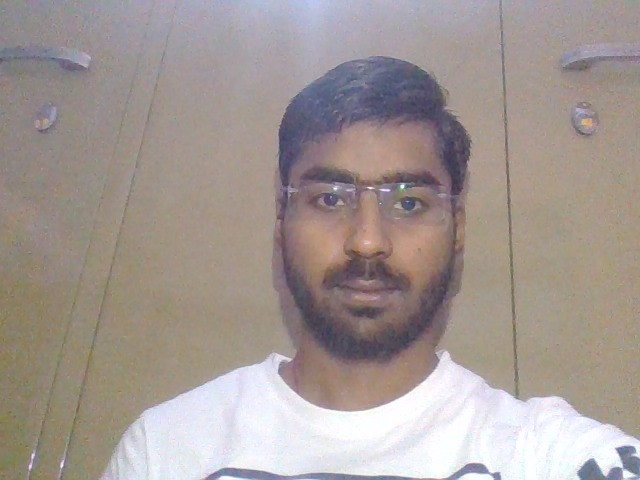
#> input picture Automatic Attendance system/training-data/s1/1.jpg, 640 x 480 px; its folder holds only this picture in this run
$ python facemaster.py
#> lines starting #> are read from the running program, lines starting #| are printed output that depends on the picture; after the words box and inside, x2 and y2 are one past the last pixel; in counts of white or black regions, pixels touching at a corner belong together
### Automatic Attendance system/face_detect.py
import cv2
import sys
imagePath = "test-data/test.png"

def face_detect(imagePath):
#> called with imagePath = 'training-data/s1/1.jpg'
	cascPath = "opencv-files/haarcascade_frontalface_alt.xml"
	faceCascade = cv2.CascadeClassifier(cascPath)
	image = cv2.imread(imagePath)
#> image is the input picture: shape (480, 640, 3); mean B, G, R 148.5, 152.6, 163.1
	gray = cv2.cvtColor(image, cv2.COLOR_BGR2GRAY)
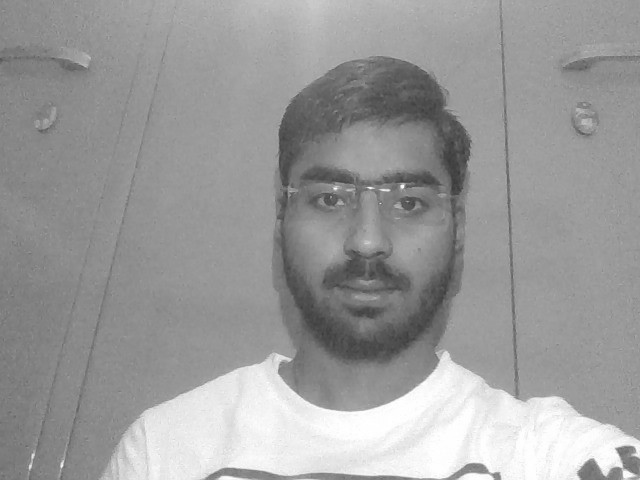
#> gray: shape (480, 640); min 57, max 255, mean 155.3
	grays = []
	faces = faceCascade.detectMultiScale(
		gray,
		scaleFactor=1.1,
		minNeighbors=5,
		minSize=(30, 30)
	)
#> faces = [[253, 112, 230, 230]]

	for (x, y, w, h) in faces:
		cv2.rectangle(image, (x, y), (x+w, y+h), (0, 255, 0), 2)
#> this loop made 1 pass
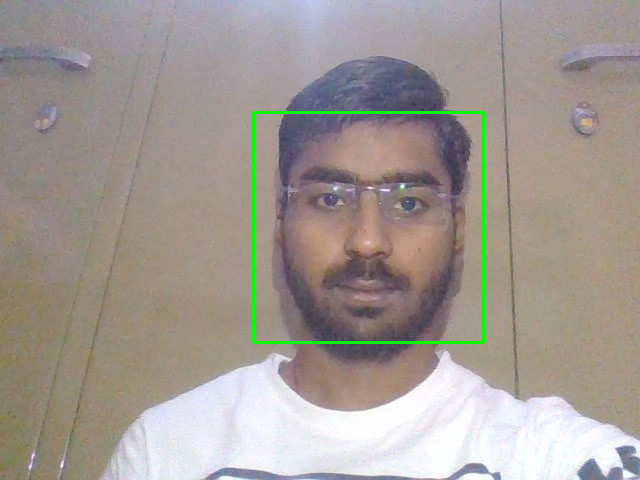
#> image: shape (480, 640, 3); 0.9% of pixels changed, all inside (x1, y1, x2, y2) = (252, 111, 485, 344)

	cv2.imshow("Faces found", image)
	cv2.waitKey(0)
	for i in range(0, len(faces)):
		(x, y, w, h) = faces[i]
		grays.append(gray[y:y+w, x:x+h])
#> after the loop, grays = 1 item
	print("------------------------------------------------------------")
	print("Reading Image -\-")
	print("Detecting Face -\-")
	print("Face Detection Sucess - Confidence: 100% - Method: HaarCascade")
	print(grays)
#> (printed output is left out)
	print("------------------------------------------------------------")
	return grays, faces, len(faces)

### Automatic Attendance system/prepare_training_data.py
import cv2, os, sys
import numpy as np
import face_detect as face_detect

def prepare_training_data(data_folder_path):
    dirs = os.listdir(data_folder_path)
    faces = []
    labels = []
    for dir_name in dirs:
        if not dir_name.startswith("s"):
            continue
        label = int(dir_name.replace("s", ""))
        subject_dir_path = data_folder_path + "/" + dir_name
        subject_images_names = os.listdir(subject_dir_path)
        for image_name in subject_images_names:
            if image_name.startswith("."):
                continue
            image_path = subject_dir_path + "/" + image_name
            face, rect, length = face_detect.face_detect(image_path)
#> face = 1 item; rect = [[253, 112, 230, 230]]; length = 1
            if face is not None:
                faces.append(face[0])
                labels.append(label)
#> pass 2 of the loop in prepare_training_data, `for dir_name in dirs:`:
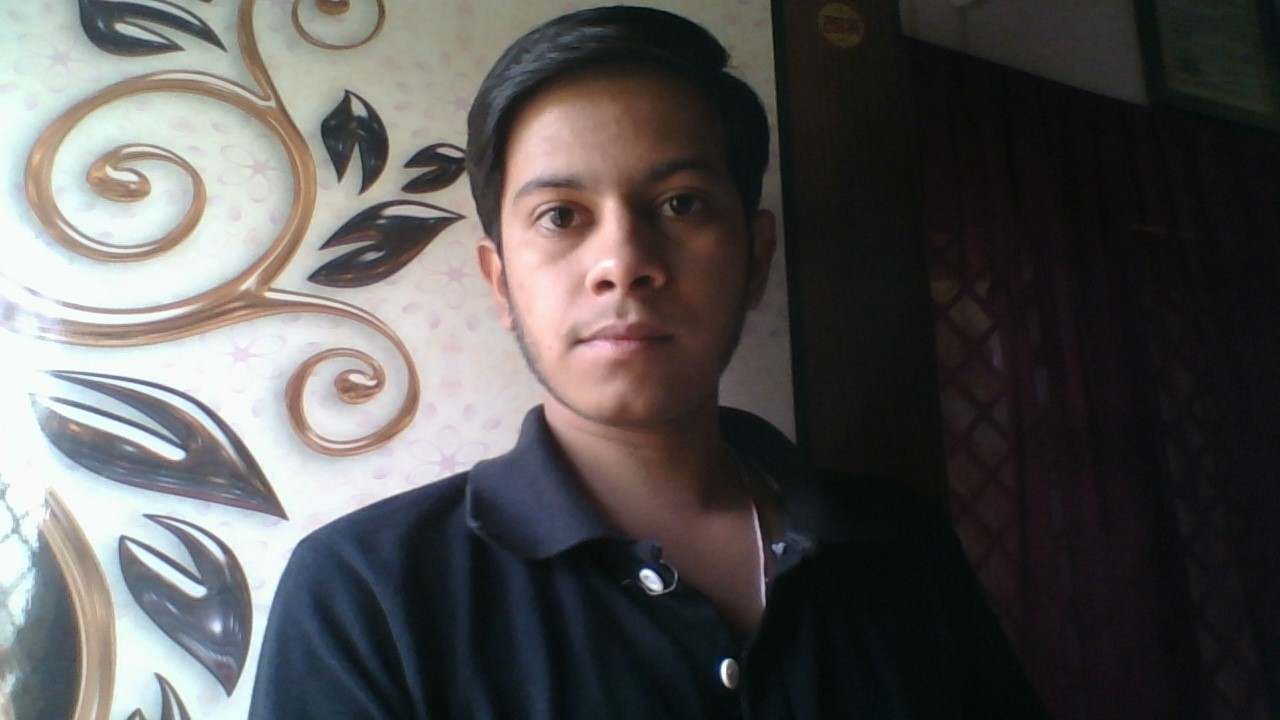
#> input picture Automatic Attendance system/training-data/s2/1.jpg, 1280 x 720 px
#> in face_detect, image is the input picture: shape (720, 1280, 3); mean B, G, R 85.4, 86.1, 87.9
#> in face_detect (call 2), `gray = cv2.cvtColor(image, cv2.COLOR_BGR2GRAY)`:
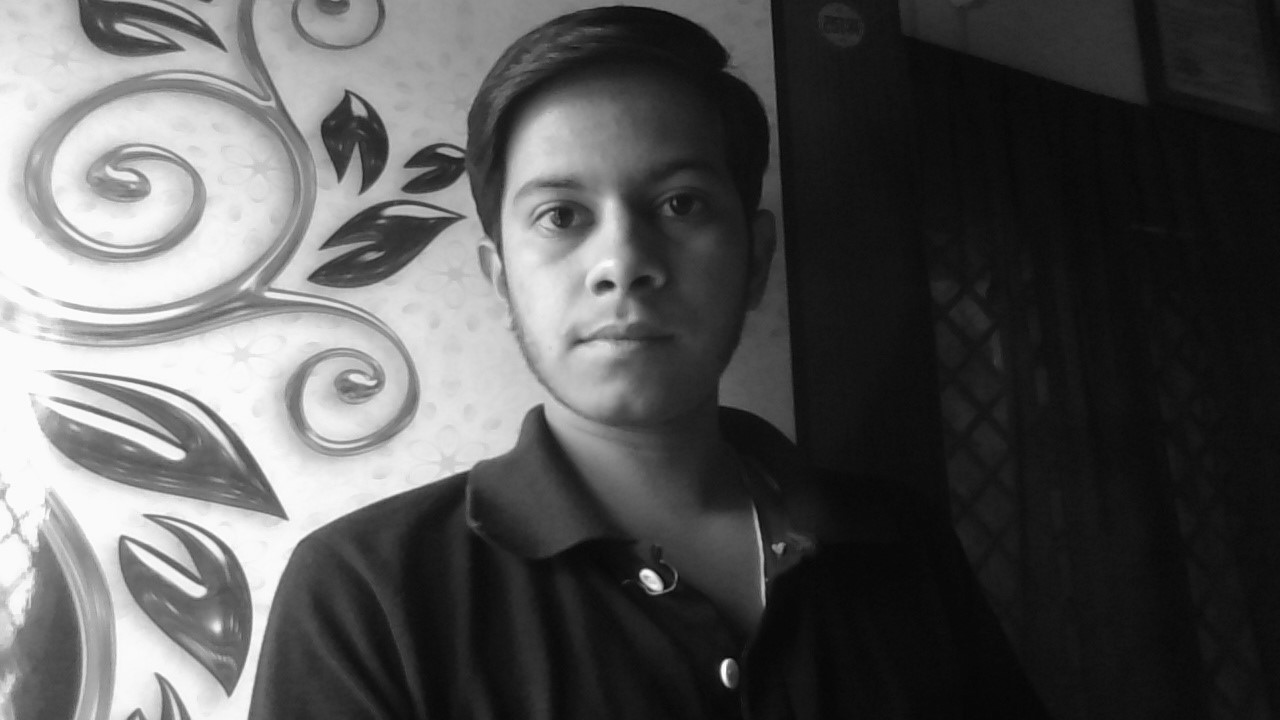
#> gray: shape (720, 1280); min 4, max 255, mean 86.6
#> in face_detect (call 2), `faces = faceCascade.detectMultiScale( gray, scaleFactor=1.1, minNeighb..`: faces = [[465, 97, 309, 309]]
#> the loop in face_detect (call 2), `for (x, y, w, h) in faces:` made 1 pass
#> after the loop in face_detect (call 2), `for (x, y, w, h) in faces:`:
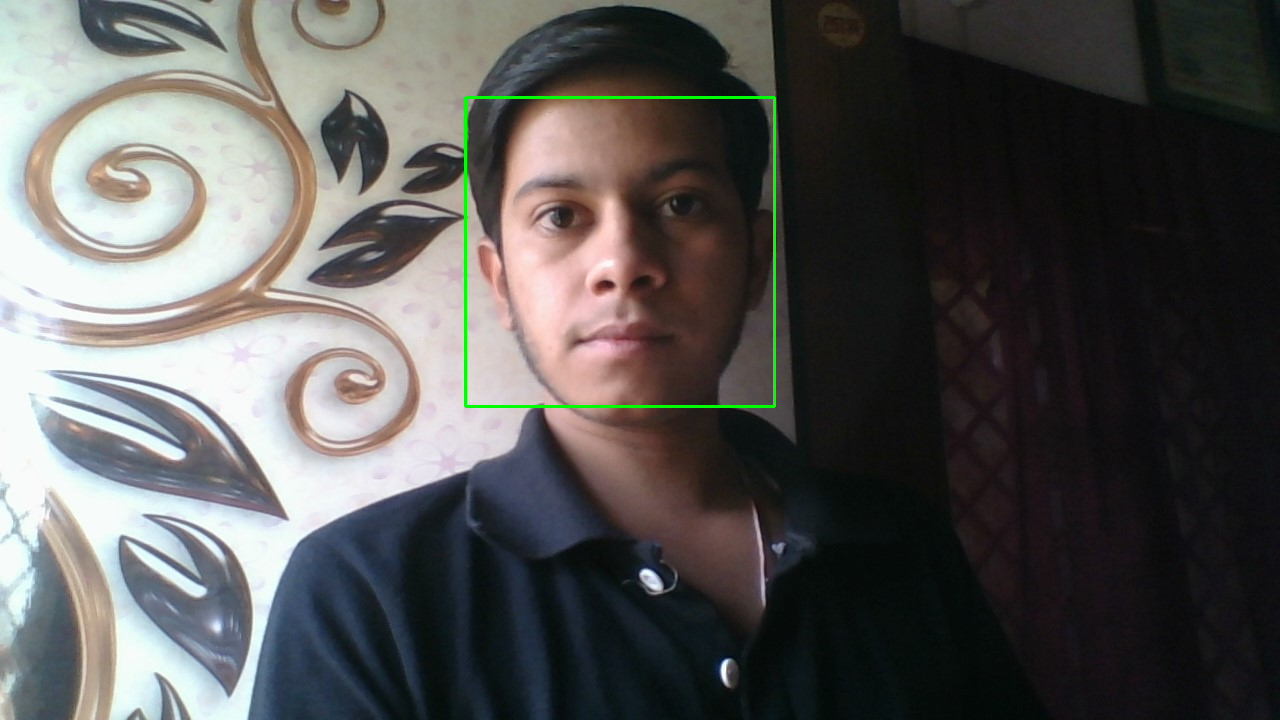
#> image: shape (720, 1280, 3); 0.4% of pixels changed, all inside (x1, y1, x2, y2) = (464, 96, 776, 408)
#> the loop in face_detect (call 2), `for i in range(0, len(faces)):` made 1 pass
#> (printed output is left out)

    return faces, labels

### Automatic Attendance system/facemaster.py
#trainfunction()
import cv2
import numpy as np
import face_detect as face_detect
import prepare_training_data as prepare_training_data

label = []
def predict(test_img):
	img = cv2.imread(test_img).copy()
	print("\n\n\n")
	print("Face Prediction Running -\-")
	face, rect, length = face_detect.face_detect(test_img)
	print(len(face), "faces detected.")
	for i in range(0, len(face)):
		labeltemp, confidence = face_recognizer.predict(face[i])
		label.append(labeltemp)
	return img, label

faces, labels = prepare_training_data.prepare_training_data("training-data")
#> faces = 2 items; labels = [1, 2]
face_recognizer = cv2.face.LBPHFaceRecognizer_create()
face_recognizer.train(faces, np.array(labels))

for i in range(1,8):
    test_img1 = "test-data/test"+str(i)+".jpg"
    predicted_img , label= predict(test_img1)
#> (the run stopped early here; a loop or call above may not have finished)
